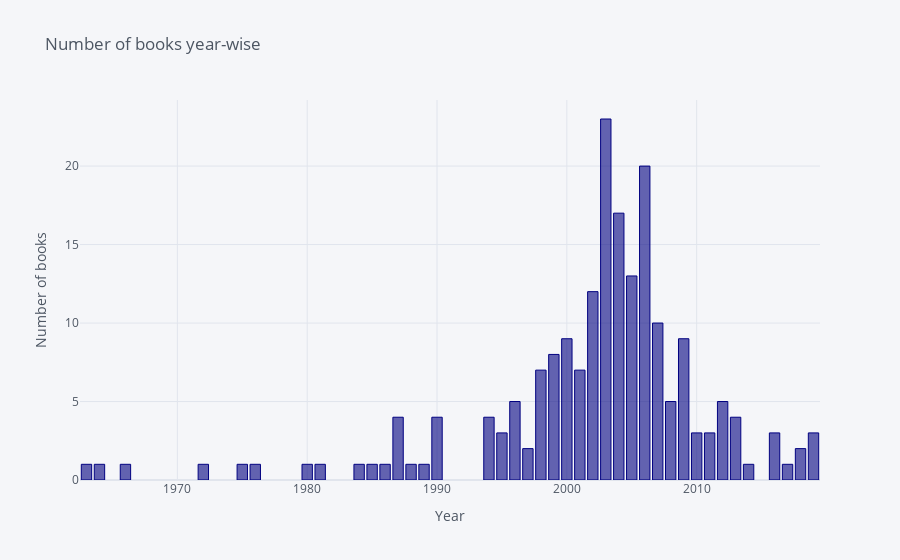

The notebook cell saved with this chart:
### Markdown cell above
## Year wise book count.

### Code cell
df_goodreads.groupby("year").id.count().iplot(kind = 'bar',
                xTitle='Year',
                yTitle='Number of books',
                title='Number of books year-wise',
                colors='navy')

### Figure 1 — Plotly figure (JSON) as saved in the notebook; plotly's stock layout.template omitted (floating-point values rounded to 4 significant figures)
{"data": [{"marker": {"color": "rgba(0, 0, 128, 0.6)", "line": {"color": "rgba(0, 0, 128, 1.0)", "width": 1}}, "name": "id", "orientation": "v", "text": "", "type": "bar", "x": [1963, 1964, 1966, 1972, 1975, 1976, 1980, 1981, 1984, 1985, 1986, 1987, 1988, 1989, 1990, 1994, 1995, 1996, 1997, 1998, 1999, 2000, 2001, 2002, 2003, 2004, 2005, 2006, 2007, 2008, 2009, 2010, 2011, 2012, 2013, 2014, 2016, 2017, 2018, 2019], "y": [1, 1, 1, 1, 1, 1, 1, 1, 1, 1, 1, 4, 1, 1, 4, 4, 3, 5, 2, 7, 8, 9, 7, 12, 23, 17, 13, 20, 10, 5, 9, 3, 3, 5, 4, 1, 3, 1, 2, 3]}], "layout": {"legend": {"bgcolor": "#F5F6F9", "font": {"color": "#4D5663"}}, "paper_bgcolor": "#F5F6F9", "plot_bgcolor": "#F5F6F9", "title": {"font": {"color": "#4D5663"}, "text": "Number of books year-wise"}, "xaxis": {"gridcolor": "#E1E5ED", "showgrid": true, "tickfont": {"color": "#4D5663"}, "title": {"font": {"color": "#4D5663"}, "text": "Year"}, "zerolinecolor": "#E1E5ED"}, "yaxis": {"gridcolor": "#E1E5ED", "showgrid": true, "tickfont": {"color": "#4D5663"}, "title": {"font": {"color": "#4D5663"}, "text": "Number of books"}, "zerolinecolor": "#E1E5ED"}}}
